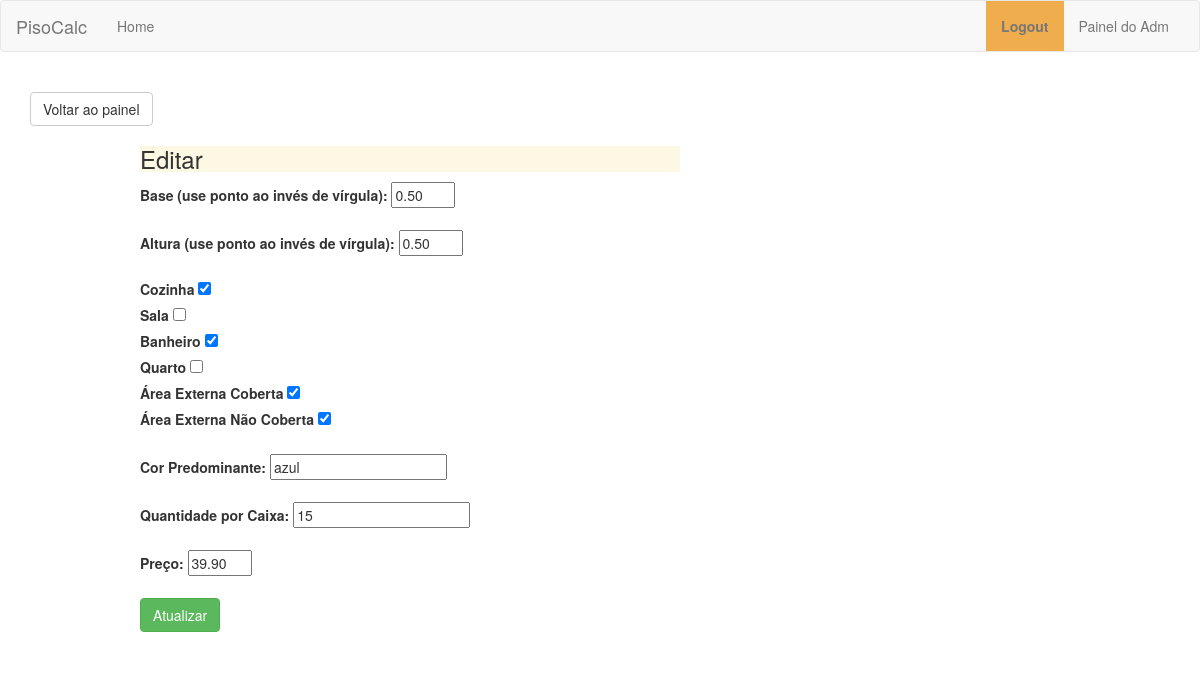
The app's page /piso/update.php?id=35 with its own data.
### tables this page shows
CREATE TABLE IF NOT EXISTS `piso` (
  `idPiso` int(10) unsigned NOT NULL AUTO_INCREMENT,
  `Fornecedor_idFornecedor` int(10) unsigned NOT NULL,
  `foto2` varchar(100) DEFAULT NULL,
  `base` decimal(10,2) DEFAULT NULL,
  `altura` decimal(10,2) DEFAULT NULL,
  `cozinha` tinyint(1) DEFAULT NULL,
  `sala` tinyint(1) DEFAULT NULL,
  `banheiro` tinyint(1) DEFAULT NULL,
  `quarto` tinyint(1) DEFAULT NULL,
  `areaext_cob` tinyint(1) DEFAULT NULL,
  `areaext_ncob` tinyint(1) DEFAULT NULL,
  `cor` varchar(20) DEFAULT NULL,
  `qtdadexcaixa` int(10) unsigned DEFAULT NULL,
  `preco` decimal(10,2) DEFAULT NULL,
  PRIMARY KEY (`idPiso`),
  KEY `Piso_FKIndex1` (`Fornecedor_idFornecedor`)
);

### piso/update.php (the view, shortened to what this page needs)
<?php
$id = null;
if ( !empty($_GET['id'])) {
    $id = $_REQUEST['id'];
}
if ( !empty($_POST)) {
    $base = $_POST['base'];
    $altura = $_POST['altura'];
    $cozinha = $_POST['cozinha'];
    $sala = $_POST['sala'];
    $banheiro = $_POST['banheiro'];
    $quarto = $_POST['quarto'];
    $areaext_cob = $_POST['areaext_cob'];
    $areaext_ncob = $_POST['areaext_ncob'];
    $cor = $_POST['cor'];
    $qtdadexcaixa = $_POST['qtdadexcaixa'];
    $preco = $_POST['preco'];
    $valid = true;
    if ($valid) {
        $pdo = Database::connect();
        $pdo->setAttribute(PDO::ATTR_ERRMODE, PDO::ERRMODE_EXCEPTION);
        $sql = "UPDATE piso set fornecedor_idFornecedor = ?, base = ?, altura = ?, cozinha = ?, sala = ?, banheiro = ?, quarto = ?, areaext_cob = ?, areaext_ncob = ?, cor = ?, qtdadexcaixa = ?, preco = ? WHERE idPiso = ?";
        $q = $pdo->prepare($sql);
        $q->execute(array(1, $base, $altura, $cozinha, $sala, $banheiro, $quarto, $areaext_cob, $areaext_ncob, $cor, $qtdadexcaixa, $preco, $id));
        Database::disconnect();
        header("Location: index.php");
    }
    } else {
        $pdo = Database::connect();
        $pdo->setAttribute(PDO::ATTR_ERRMODE, PDO::ERRMODE_EXCEPTION);
        $sql = "SELECT * FROM piso where idPiso = ?";
        $q = $pdo->prepare($sql);
        $q->execute(array($id));
        $data = $q->fetch(PDO::FETCH_ASSOC);
        $base = $data['base'];
        $altura = $data['altura'];
        $cozinha = $data['cozinha'];
        $sala = $data['sala'];
        $banheiro = $data['banheiro'];
        $quarto = $data['quarto'];
        $areaext_cob = $data['areaext_cob'];
        $areaext_ncob = $data['areaext_ncob'];
        $cor = $data['cor'];
        $qtdadexcaixa = $data['qtdadexcaixa'];
        $preco = $data['preco'];
    }
?>
<!DOCTYPE html>
<html lang="en">
<head>
</head>
<?php include ('../layout/headerlogado.php'); ?>
<br/>
<body>
    <div class="container">
        <a class="btn btn-default" href="index.php">Voltar ao painel</a><br/>
                <div class="col-xs-offset-1 col-md-6">
                    <div class="bg-warning">
                        <h3>Editar</h3>
                    </div>
                    <form class="form-horizontal" action="update.php?id=<?php echo $id?>" method="post">
                        <div>
                        <label>Base (use ponto ao invés de vírgula):</label>
                            <input type="float" name="base" size="5" placeholder="Base" value="<?php echo !empty($base)?$base:'';?>"/>
                        </div>
                        <br/>
                        <div>
                        <label>Altura (use ponto ao invés de vírgula):</label>
                            <input type="float" name="altura" size="5" placeholder="Altura" value="<?php echo !empty($altura)?$altura:'';?>"/>
                        </div>
                        <br/>
                        <div>
                        <label>Cozinha</label>
                            <input type="checkbox" name="cozinha" value="1" <?php if ($cozinha == 1){echo "checked";} ?>/>
                        </div>
                        <div>
                        <label>Sala</label>
                            <input type="checkbox" name="sala" value="1" <?php if ($sala == 1){echo "checked";} ?>/>
                        </div>
                        <div>
                        <label>Banheiro</label>
                            <input type="checkbox" name="banheiro" value="1" <?php if ($banheiro == 1){echo "checked";} ?>/>
                        </div>
                        <div>
                        <label>Quarto</label>
                            <input type="checkbox" name="quarto" value="1" <?php if ($quarto == 1){echo "checked";} ?>/>
                        </div>
                        <div>
                        <label>Área Externa Coberta</label>
                            <input type="checkbox" name="areaext_cob" value="1" <?php if ($areaext_cob == 1){echo "checked";} ?>/>
                        </div>
                        <div>
                        <label>Área Externa Não Coberta</label>
                            <input type="checkbox" name="areaext_ncob" value="1" <?php if ($areaext_ncob == 1){echo "checked";} ?>/>
                        </div>
                        <br/>
                        <div>
                            <label>Cor Predominante:</label>
                                <input name="cor" type="text"  placeholder="Cor" value="<?php echo !empty($cor)?$cor:'';?>">
                        </div>
                        <br/>
                        <div>
                            <label>Quantidade por Caixa:</label>
                                <input name="qtdadexcaixa" type="number"  placeholder="Qtdade X Caixa" value="<?php echo !empty($qtdadexcaixa)?$qtdadexcaixa:'';?>">
                        </div>
                        <br/>
                        <div>
                            <label>Preço:</label>
                                <input type="float" name="preco" size="5" placeholder="Preço" value="<?php echo !empty($preco)?$preco:'';?>"/>
                        </div>
                        <br/>
                      <div class="form-actions">
                          <button type="submit" class="btn btn-success">Atualizar</button>
                          <br/><br/>
                        </div>
                    </form>
                </div>
    </div>
  </body>
</html>

### records on screen
piso: base "0.50", altura "0.50", cozinha "☑", banheiro "☑", areaext_cob "☑", areaext_ncob "☑", cor "azul", qtdadexcaixa "15", preco "39.90"
